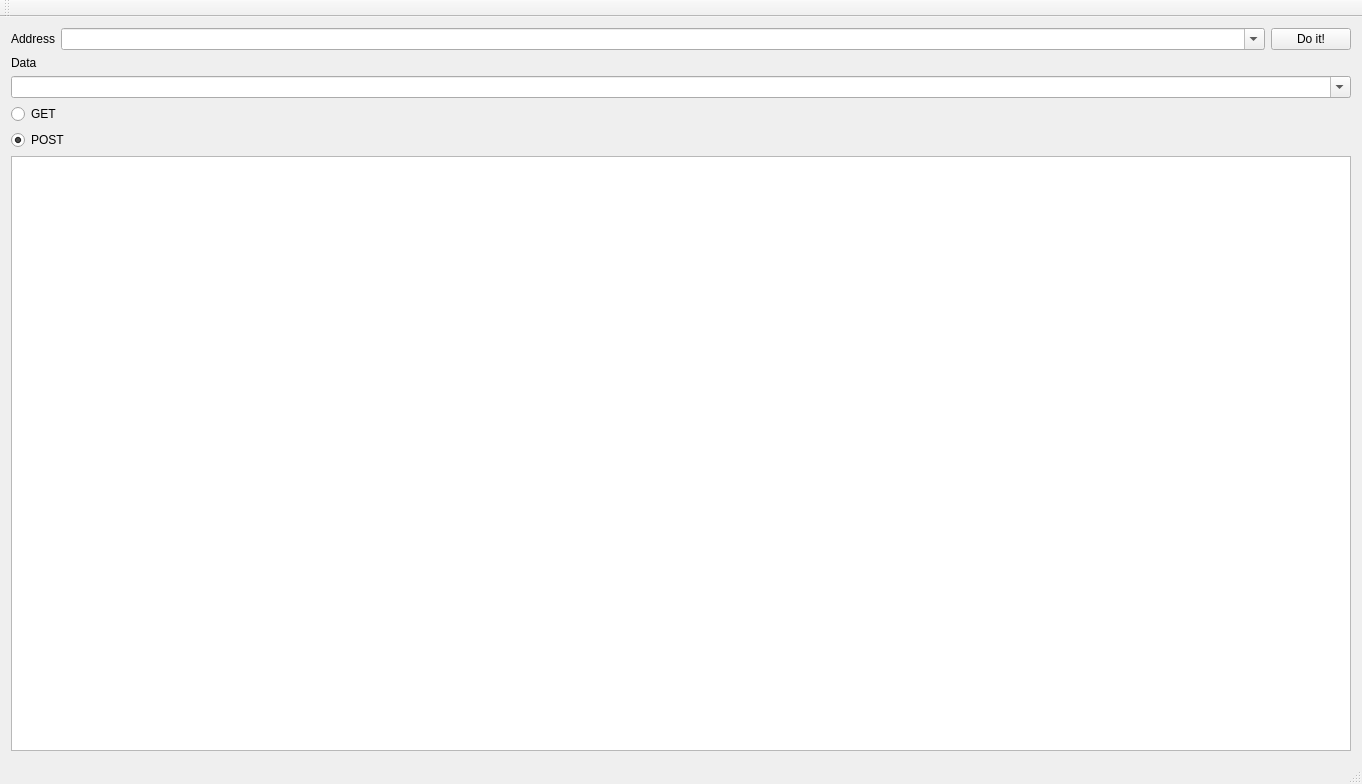
<?xml version="1.0" encoding="UTF-8"?>
<ui version="4.0">
 <class>MainWindow</class>
 <widget class="QMainWindow" name="MainWindow">
  <property name="geometry">
   <rect>
    <x>0</x>
    <y>0</y>
    <width>1362</width>
    <height>784</height>
   </rect>
  </property>
  <property name="windowTitle">
   <string>MainWindow</string>
  </property>
  <widget class="QWidget" name="centralWidget">
   <layout class="QVBoxLayout" name="verticalLayout">
    <item>
     <layout class="QHBoxLayout" name="horizontalLayout">
      <item>
       <widget class="QLabel" name="label">
        <property name="text">
         <string>Address</string>
        </property>
       </widget>
      </item>
      <item>
       <widget class="QComboBox" name="cbUrl">
        <property name="sizePolicy">
         <sizepolicy hsizetype="Expanding" vsizetype="Fixed">
          <horstretch>0</horstretch>
          <verstretch>0</verstretch>
         </sizepolicy>
        </property>
        <property name="editable">
         <bool>true</bool>
        </property>
       </widget>
      </item>
      <item>
       <widget class="QPushButton" name="pushButton">
        <property name="text">
         <string>Do it!</string>
        </property>
       </widget>
      </item>
     </layout>
    </item>
    <item>
     <widget class="QLabel" name="label_2">
      <property name="text">
       <string>Data</string>
      </property>
     </widget>
    </item>
    <item>
     <widget class="QComboBox" name="cbData">
      <property name="editable">
       <bool>true</bool>
      </property>
     </widget>
    </item>
    <item>
     <widget class="QRadioButton" name="rbGet">
      <property name="text">
       <string>GET</string>
      </property>
     </widget>
    </item>
    <item>
     <widget class="QRadioButton" name="rbPost">
      <property name="text">
       <string>POST</string>
      </property>
      <property name="checked">
       <bool>true</bool>
      </property>
     </widget>
    </item>
    <item>
     <widget class="QPlainTextEdit" name="plainTextEdit"/>
    </item>
   </layout>
  </widget>
  <widget class="QMenuBar" name="menuBar">
   <property name="geometry">
    <rect>
     <x>0</x>
     <y>0</y>
     <width>1362</width>
     <height>39</height>
    </rect>
   </property>
  </widget>
  <widget class="QToolBar" name="mainToolBar">
   <attribute name="toolBarArea">
    <enum>TopToolBarArea</enum>
   </attribute>
   <attribute name="toolBarBreak">
    <bool>false</bool>
   </attribute>
  </widget>
  <widget class="QStatusBar" name="statusBar"/>
 </widget>
 <layoutdefault spacing="6" margin="11"/>
 <resources/>
 <connections/>
</ui>
